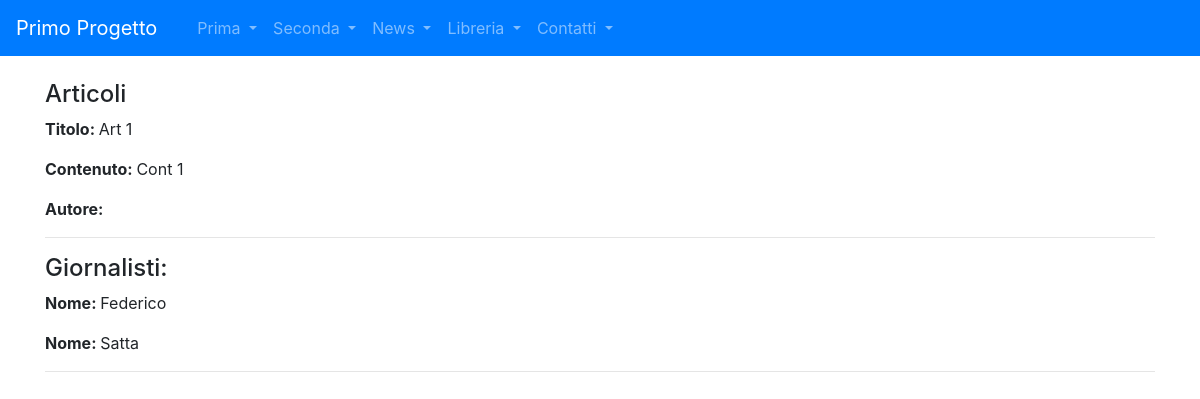
Page /news/ on the committed database.
### news/models.py (models this page shows, shortened)
class Articolo(models.Model):
    titolo = models.CharField(max_length=100)
    contenuto = models.TextField()
    giornalista = models.ForeignKey(Giornalista, on_delete=models.CASCADE, related_name="articoli")
    class Meta:
        verbose_name = 'Articolo'
        verbose_name_plural = 'Articoli'

class Giornalista(models.Model):
    nome = models.CharField(max_length=20)
    cognome = models.CharField(max_length=20)
    class Meta:
        verbose_name = 'Giornalista'
        verbose_name_plural = 'Giornalisti'

### news/views.py (the view)
# urls.py: path('', home, name="homeview"),
def home(request):
    articoli = Articolo.objects.all()
    giornalisti = Giornalista.objects.all()
    context = {"articoli": articoli, "giornalisti": giornalisti}
    return render(request, 'homepage_news.html', context)

### news/templates/homepage_news.html (shortened to what this page needs)
{% extends 'base.html'%}
{%block content%}
<h4>Articoli</h4>
    {% for articolo in articoli %}
        <p><strong>Titolo: </strong>{{articolo.titolo}}</p>
        <p><strong>Contenuto: </strong>{{articolo.contenuto}}</p>
        <p><strong>Autore: </strong>{{articolo.autore}}</p>
        <hr>
    {% endfor %}
<h4>Giornalisti:</h4>
    {% for giornalista in giornalisti %}
        <p><strong>Nome: </strong>{{ giornalista.nome }}</p>
        <p><strong>Nome: </strong>{{ giornalista.cognome }}</p>
        <hr>
    {% endfor %}
{%endblock content%}

### rows in the picture
Articolo: titolo "Art 1", contenuto "Cont 1"
Giornalista: nome "Federico", cognome "Satta"
